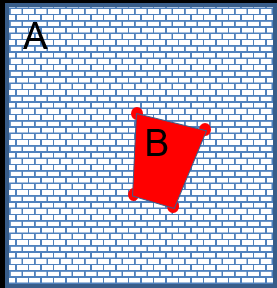
#> input picture src/test/red_quadrilateral.png, 277 x 288 px
$ jupyter execute perspective.ipynb
#> lines starting #> are read from the running program, lines starting #| are printed output that depends on the picture; after the words box and inside, x2 and y2 are one past the last pixel; in counts of white or black regions, pixels touching at a corner belong together
# DEPRECATED

This deprecated script once had the purpose of testing perspective changes with the OpenCV lib. However, the current results show that there is no need to change the perspective of the image. The script is kept here for reference.

[cell 1]
import cv2
import numpy as np
import matplotlib.pyplot as plt

# Generate a sample image of a rectangle (perspective view)
image = np.zeros((224, 224, 3), dtype=np.uint8)

# Define the coordinates of the four corners of the rectangle
rectangle_pts = np.array([[75, 50], [175, 50], [200, 200], [50, 200]], dtype=np.float32)

# Draw the rectangle on the image
cv2.polylines(image, [rectangle_pts.astype(np.int32)], isClosed=True, color=(255, 255, 255), thickness=2)

# Display the original image
plt.figure(figsize=(3, 3))
plt.imshow(image)
plt.title("Original Image")
plt.show()
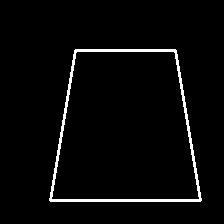
#> shown: shape (224, 224, 3); 3.2% white; 1 white region, box (x1, y1, x2, y2) and area: (49, 49, 202, 202) 1596

# Define the coordinates for the top-down view of the rectangle
top_down_pts = np.array([[50, 50], [200, 50], [200, 200], [50, 200]], dtype=np.float32)

# Calculate the homography matrix
homography_matrix, _ = cv2.findHomography(rectangle_pts, top_down_pts)

# Apply the homography transformation to get the top-down view
top_down_image = cv2.warpPerspective(image, homography_matrix, (400, 300))

# Display the top-down view image
plt.figure(figsize=(3, 3))
plt.imshow(top_down_image)
plt.title("Top-Down View")
plt.show()
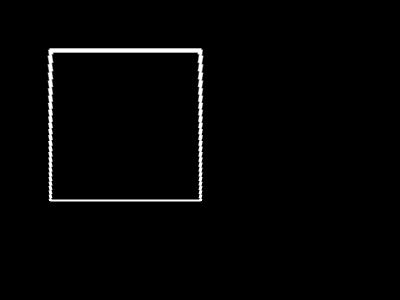
#> shown: shape (300, 400, 3); min 0, max 255, mean 4.3

[cell 2]
import numpy as np
import cv2
import math

# read input
img = cv2.imread("red_quadrilateral.png")
#> img is the input picture: shape (288, 277, 3); mean B, G, R 204.9, 184.3, 181.8
hh, ww = img.shape[:2]
#> hh = 288; ww = 277

# specify input coordinates for corners of red quadrilateral in order TL, TR, BR, BL as x,
input = np.float32([[136,113], [206,130], [173,207], [132,196]])

# get top and left dimensions and set to output dimensions of red rectangle
width = round(math.hypot(input[0,0]-input[1,0], input[0,1]-input[1,1]))
height = round(math.hypot(input[0,0]-input[3,0], input[0,1]-input[3,1]))
print("width:",width, "height:",height)

# set upper left coordinates for output rectangle
x = input[0,0]
y = input[0,1]

# specify output coordinates for corners of red quadrilateral in order TL, TR, BR, BL as x,
output = np.float32([[x,y], [x+width-1,y], [x+width-1,y+height-1], [x,y+height-1]])

# compute perspective matrix
matrix = cv2.getPerspectiveTransform(input,output)
print(matrix)

# do perspective transformation setting area outside input to black
# Note that output size is the same as the input image size
imgOutput = cv2.warpPerspective(img, matrix, (ww,hh), cv2.INTER_LINEAR, borderMode=cv2.BORDER_CONSTANT, borderValue=(0,0,0))
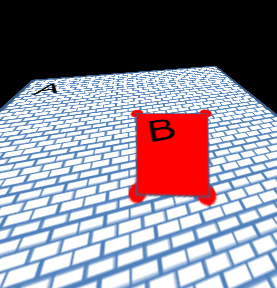
#> imgOutput: shape (288, 277, 3); mean B, G, R 149.4, 135.7, 143.2

# show the original
plt.figure(figsize=(3, 3))
plt.imshow(img)
plt.title("Top-Down View")
plt.show()

# show the result
plt.figure(figsize=(3, 3))
plt.imshow(imgOutput)
plt.title("Top-Down View")
plt.show()

$ run again, with src/test/dataset_image.png copied over src/test/red_quadrilateral.png
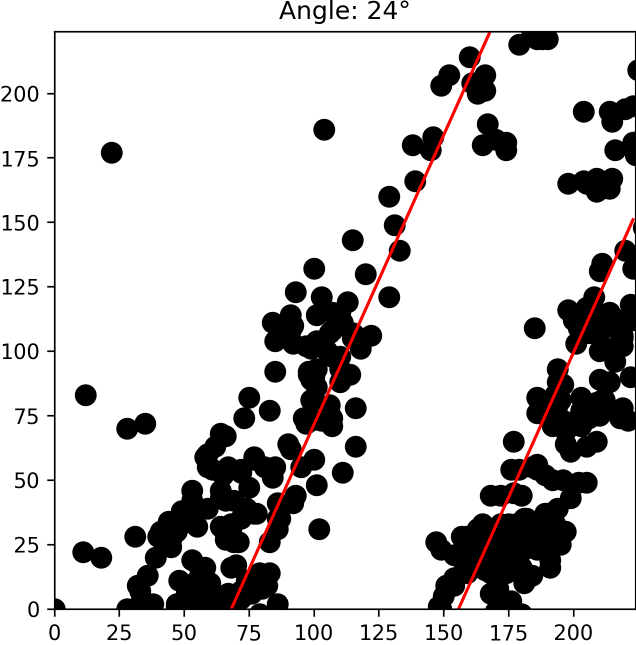
#> input picture src/test/dataset_image.png, 1271 x 1289 px (shown at 1/2 size)
#> img is the input picture: shape (1289, 1271, 3); mean B, G, R 204.3, 204.3, 206.3
#> `imgOutput = cv2.warpPerspective(img, matrix, (ww,hh), cv2.INTER_LINEAR..`:
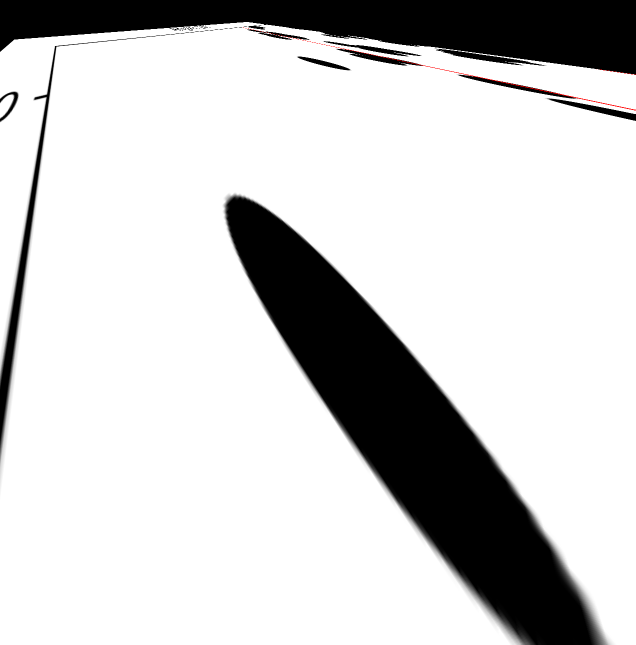
#> imgOutput: shape (1289, 1271, 3) (shown at 1/2 size); mean B, G, R 205.2, 205.2, 205.3

$ run again, with src/test/gabarito1.png copied over src/test/red_quadrilateral.png
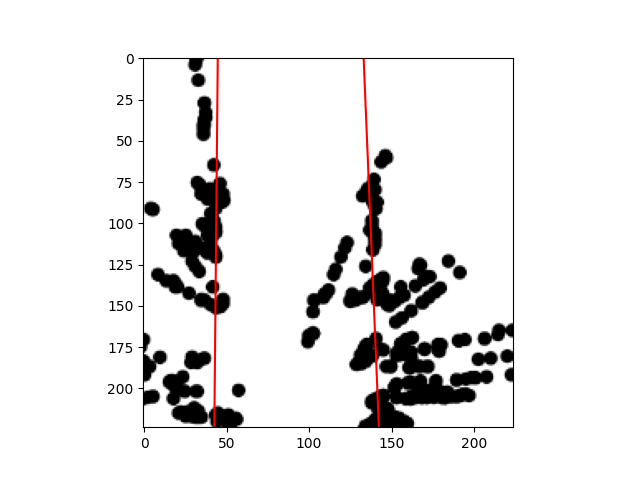
#> input picture src/test/gabarito1.png, 640 x 480 px
#> img is the input picture: shape (480, 640, 3); mean B, G, R 233, 233, 234.3
#> `imgOutput = cv2.warpPerspective(img, matrix, (ww,hh), cv2.INTER_LINEAR..`:
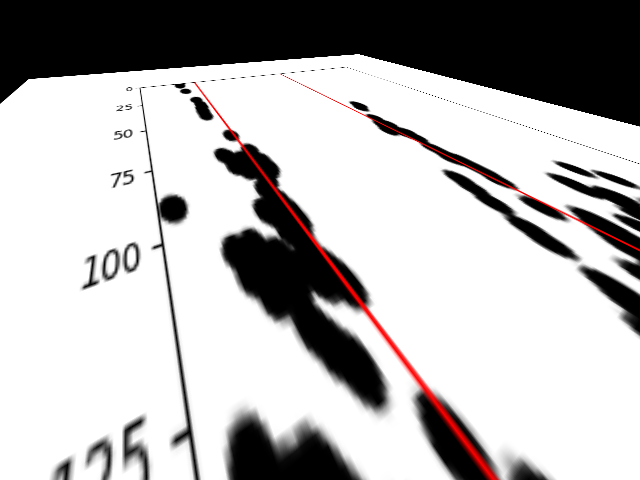
#> imgOutput: shape (480, 640, 3); mean B, G, R 180.5, 180.5, 182.5

$ run again, with src/test/gabarito2.png copied over src/test/red_quadrilateral.png
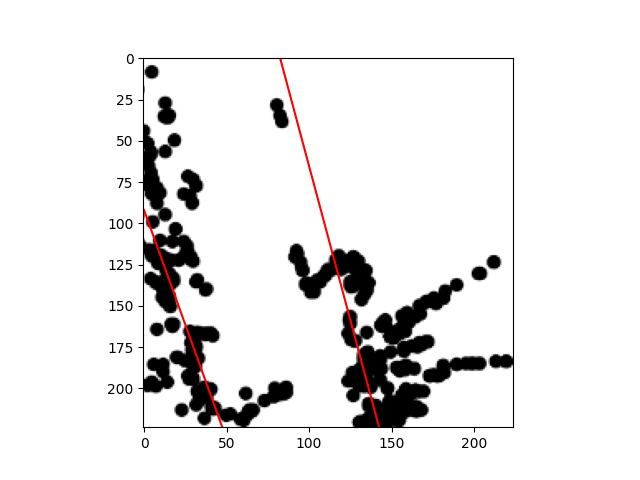
#> input picture src/test/gabarito2.png, 640 x 480 px
#> img is the input picture: shape (480, 640, 3); mean B, G, R 232.9, 232.9, 233.9
#> `imgOutput = cv2.warpPerspective(img, matrix, (ww,hh), cv2.INTER_LINEAR..`:
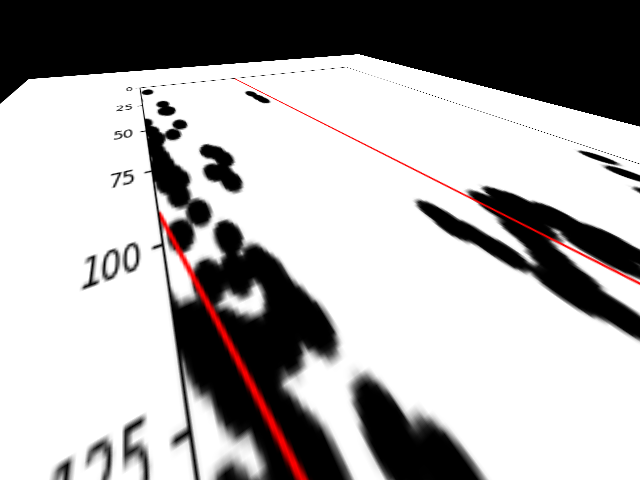
#> imgOutput: shape (480, 640, 3); mean B, G, R 169.8, 169.8, 172
